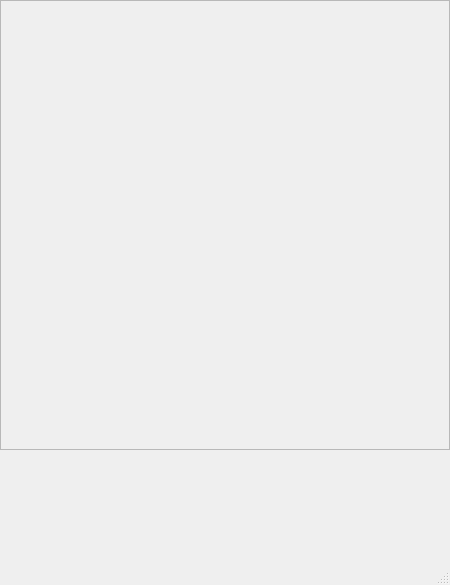
<?xml version="1.0" encoding="UTF-8"?>
<ui version="4.0">
 <class>MainWindow</class>
 <widget class="QMainWindow" name="MainWindow">
  <property name="geometry">
   <rect>
    <x>0</x>
    <y>0</y>
    <width>450</width>
    <height>585</height>
   </rect>
  </property>
  <property name="windowTitle">
   <string>eyedroppy</string>
  </property>
  <widget class="QWidget" name="centralwidget">
   <widget class="QFrame" name="imageDropFrame">
    <property name="geometry">
     <rect>
      <x>0</x>
      <y>0</y>
      <width>450</width>
      <height>450</height>
     </rect>
    </property>
    <property name="acceptDrops">
     <bool>true</bool>
    </property>
    <property name="toolTip">
     <string/>
    </property>
    <property name="whatsThis">
     <string/>
    </property>
    <property name="frameShape">
     <enum>QFrame::Shape::StyledPanel</enum>
    </property>
    <property name="frameShadow">
     <enum>QFrame::Shadow::Raised</enum>
    </property>
   </widget>
   <widget class="PaletteWidget" name="widget" native="true">
    <property name="geometry">
     <rect>
      <x>0</x>
      <y>450</y>
      <width>451</width>
      <height>111</height>
     </rect>
    </property>
   </widget>
  </widget>
  <widget class="QStatusBar" name="statusbar"/>
  <action name="actionOpen">
   <property name="text">
    <string>Open</string>
   </property>
  </action>
 </widget>
 <customwidgets>
  <customwidget>
   <class>PaletteWidget</class>
   <extends>QWidget</extends>
   <header>eyedroppy.ui.palette_widget</header>
   <container>1</container>
  </customwidget>
 </customwidgets>
 <resources/>
 <connections/>
</ui>
